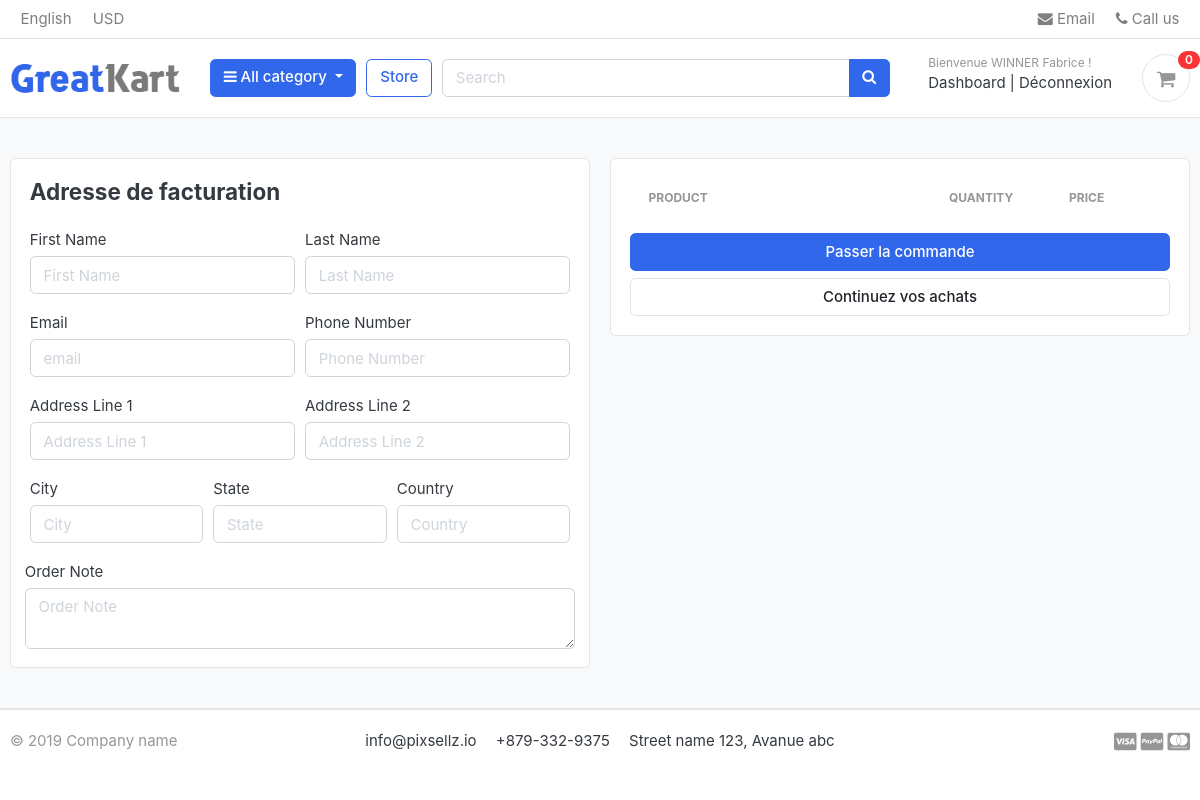
Page /cart/checkout/ (signed in) on the earlier database version.
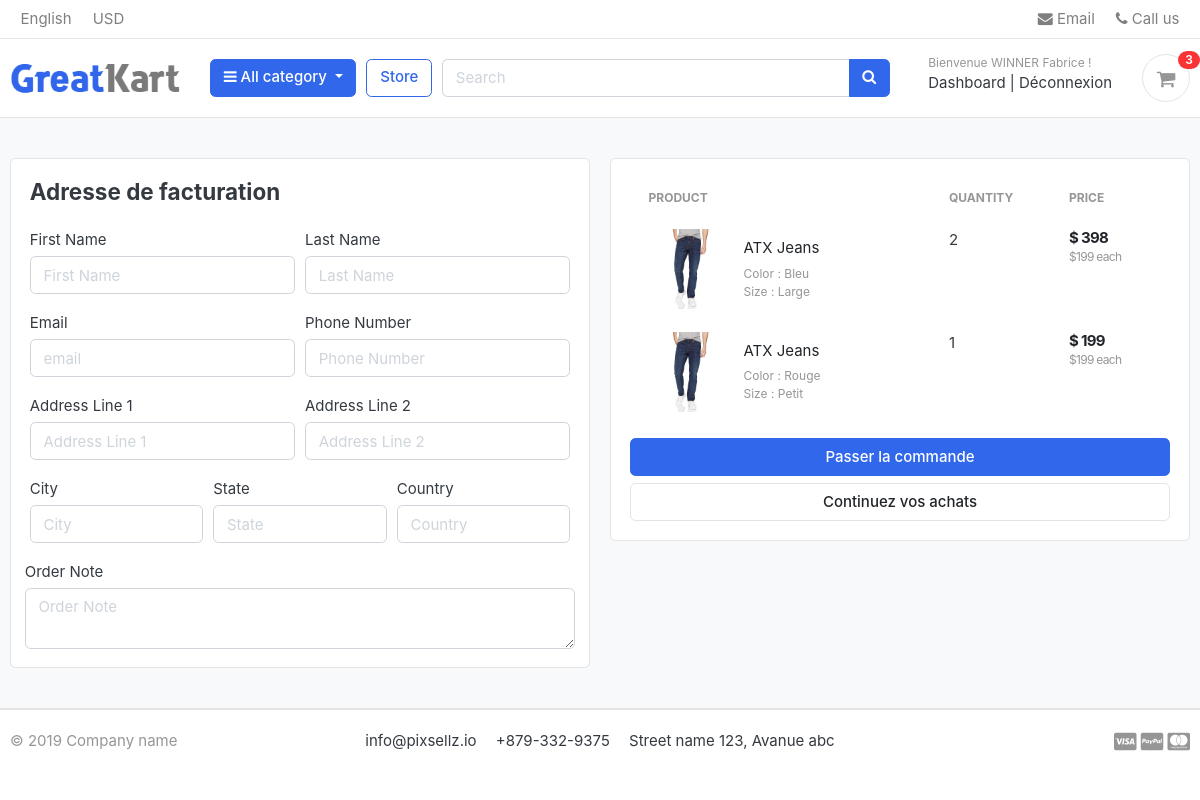
Same page on the later database version.
### carts/models.py (models this page shows, shortened)
class Cartitem(models.Model):
    user = models.ForeignKey(Account, on_delete=models.CASCADE, null=True)
    product   = models.ForeignKey(Product, on_delete=models.CASCADE)
    variations = models.ManyToManyField(Variation, blank=True)
    cart      = models.ForeignKey(Cart, on_delete=models.CASCADE, null=True)
    quantity  = models.IntegerField()
    is_active = models.BooleanField(default=True)
    def sub_total(self):
        return self.product.price * self.quantity

### store/models.py (models this page shows, shortened)
class Product(models.Model):
    product_name    = models.CharField(max_length=200, unique=True)
    slug            = models.SlugField(max_length=200, unique=True)
    description     = models.TextField(max_length=500, blank=True)
    price           = models.IntegerField()
    images          = models.ImageField(upload_to='photo/products')
    stock           = models.IntegerField()
    is_available    = models.BooleanField(default=True)
    category        = models.ForeignKey(Category, on_delete=models.CASCADE)
    created_date    = models.DateTimeField(auto_now_add=True)
    modified_date   = models.DateTimeField(auto_now=True)
    def get_url(self):
        return reverse('product_detail', args=[self.category.slug, self.slug])

class Variation(models.Model):
    product             = models.ForeignKey(Product, on_delete=models.CASCADE)
    variation_category  = models.CharField(max_length=100, choices=variation_category_choise)
    variation_value     = models.CharField(max_length=100)
    is_active           = models.BooleanField(default=True)
    created_date        = models.DateTimeField(auto_now=True)
    objects = VariationManager()

### carts/views.py (the view)
# urls.py: path('checkout/', views.checkout, name='checkout')
@login_required(login_url = 'login')
def checkout(request, total=0, quantity=0, cart_items=None):
    try:
        tax = 0
        grand_total = 0
        if request.user.is_authenticated:
            cart_items = Cartitem.objects.filter(user=request.user, is_active=True)
        else:
            cart = Cart.objects.get(cart_id=_cart_id(request))
            cart_items = Cartitem.objects.filter(cart=cart, is_active=True)
        for cart_item in cart_items:
            total += (cart_item.product.price * cart_item.quantity)
            quantity += cart_item.quantity
        tax = (2 * total)/100
        grand_total = total + tax
    except ObjectDoesNotExist:
        pass
    context = {
        'total': total,
        'quantity': quantity,
        'cart_items': cart_items,
        'tax': tax,
        'grand_total': grand_total,
    }
    return render(request, 'store/checkout.html', context)

### carts/context_processors.py (called while the page is built)
def counter(request):
    cart_count = 0
    if 'admin' in request.path:
        return {}
    else:
        try:
            cart = Cart.objects.filter(cart_id=_cart_id(request))
            if request.user.is_authenticated:
                cart_items = Cartitem.objects.all().filter(user=request.user)
            else:
                cart_items = Cartitem.objects.all().filter(cart=cart[:1])
            for cart_item in cart_items:
                cart_count += cart_item.quantity
        except Cart.DoesNotExist:
            cart_count = 0
    return dict(cart_count=cart_count)

### carts/views.py (called while the page is built)
def _cart_id(request):
    cart = request.session.session_key
    if not cart:
        cart = request.session.create()
    return cart

### category/context_processors.py (called while the page is built)
def menu_links(request):
    links = Category.objects.all()
    return dict(links=links)

### category/models.py (called while the page is built)
    def get_url(self):
        return reverse('products_by_category', args=[self.slug])

### templates/store/checkout.html (shortened to what the changed rows need)
{% extends 'base.html' %}
{% load static %}
{% block content %}
<section class="section-content padding-y bg">
    <div class="container">
        <div class="row">
            <aside class="col-lg-6">
                <div class="card">
                    <div class="card-body">
                        <table class="table table-borderless table-shopping-cart">
                            <thead class="text-muted">
                                <tr class="small text-uppercase">
                                    <th scope="col">Product</th>
                                    <th scope="col" width="120">Quantity</th>
                                    <th scope="col" width="120">Price</th>
                                </tr>
                            </thead>
                            <tbody>
                                {% for cart_item in cart_items %}
                                <tr>
                                    <td>
                                        <figure class="itemside align-items-center">
                                            <div class="aside"><img src="{{ cart_item.product.images.url }}" class="img-sm">
                                            </div>
                                            <figcaption class="info">
                                                <a href="{{ cart_item.product.get_url }}" class="title text-dark">
                                                    {{ cart_item.product.product_name }}</a>
                                                <p class="text-muted small">
                                                    {% if cart_item.variations.all %}
                                                        {% for item in cart_item.variations.all %}
                                                        {{ item.variation_category | capfirst }} : {{ item.variation_value | capfirst }} <br>
                                                        {%endfor%}
                                                    {% endif %}
                                                </p>
                                            </figcaption>
                                        </figure>
                                    </td>
                                    <td>
                                      <label for="">{{ cart_item.quantity }}</label>
                                    </td>
                                    <td>
                                        <div class="price-wrap">
                                            <var class="price">$ {{ cart_item.sub_total }}</var>
                                            <small class="text-muted"> ${{ cart_item.product.price }} each </small>
                                        </div>
                                    </td>
                                </tr>
                                {% endfor %}
                            </tbody>
                        </table>
                    </div>
                </div>
            </aside>
        </div>
    </div>
</section>
{% endblock %}

### templates/includes/navbar.html (shortened to what this page needs)
{% load static %}
<header class="section-header">
    <nav class="navbar p-md-0 navbar-expand-sm navbar-light border-bottom">
        <div class="container">
            <div class="collapse navbar-collapse" id="navbarTop4">
                <ul class="navbar-nav mr-auto">
                    <li class="nav-item dropdown">
                        <a href="#" class="nav-link"> English </a>
                    </li>
                    <li class="nav-item dropdown">
                        <a href="#" class="nav-link"> USD </a>
                    </li>
                </ul>
                <ul class="navbar-nav">
                    <li><a href="#" class="nav-link"> <i class="fa fa-envelope"></i> Email </a></li>
                    <li><a href="#" class="nav-link"> <i class="fa fa-phone"></i> Call us </a></li>
                </ul>
            </div>
        </div>
    </nav>
    <section class="header-main border-bottom">
        <div class="container">
            <div class="row align-items-center">
                <div class="col-lg-2 col-md-3 col-6">
                    <a href="{% url 'home' %}" class="brand-wrap">
                        <img class="logo" src="{% static './images/logo.png' %}">
                    </a>
                </div>
                <div class="col-lg col-sm col-md col-6 flex-grow-0">
                    <div class="category-wrap dropdown d-inline-block float-right">
                        <button type="button" class="btn btn-primary dropdown-toggle" data-toggle="dropdown">
                            <i class="fa fa-bars"></i> All category
                        </button>
                    </div>
                </div>
                <a href="{% url 'store' %}" class="btn btn-outline-primary">Store</a>
                <div class="col-lg  col-md-6 col-sm-12 col">
                    <form action="{% url 'search' %}" class="search" method="GET">
                        <div class="input-group w-100">
                            <input type="text" class="form-control" style="width:60%;" placeholder="Search" name="keyword">
                            <div class="input-group-append">
                                <button class="btn btn-primary" type="submit">
                                    <i class="fa fa-search"></i>
                                </button>
                            </div>
                        </div>
                    </form>
                </div>
                <div class="col-lg-3 col-sm-6 col-8 order-2 order-lg-3">
                    <div class="d-flex justify-content-end mb-3 mb-lg-0">
                        {% if user.id is  None %}
                            <div class="widget-header">
                                <small class="title text-muted">Bienvenue invité !</small>
                                <div>
                                    <a href="{% url 'login' %}">Se connecter</a> <span class="dark-transp"> | </span>
                                    <a href="{% url 'register' %}"> S'inscrire</a>
                                </div>
                            </div>
                        {% else %}
                            <div class="widget-header">
                                <small class="title text-muted">Bienvenue {{ user.first_name }} {{ user.last_name }} !</small>
                                <div>
                                    <a href="{% url 'dashboard' %}">Dashboard</a> <span class="dark-transp"> | </span>
                                    <a href="{% url 'logout' %}"> Déconnexion</a>
                                </div>
                            </div>
                        {% endif %}
                        <a href="{% url 'cart' %}" class="widget-header pl-3 ml-3">
                            <div class="icon icon-sm rounded-circle border"><i class="fa fa-shopping-cart"></i>
                            </div>
                            <span class="badge badge-pill badge-danger notify">{{ cart_count }}</span>
                        </a>
                    </div>
                </div>
            </div>
        </div>
    </section>
</header>

Differences in the rows shown:
added Cartitem: product.images (picture), product.product_name "ATX Jeans", quantity "2", sub_total "398", product.price "199"
now on this page (row unchanged): Variation: variation_category "Color", variation_value "Bleu", shown under "ATX Jeans"
now on this page (row unchanged): Variation: variation_category "Size", variation_value "Large", shown under "ATX Jeans"
added Cartitem: product.images (picture), product.product_name "ATX Jeans", quantity "1", sub_total "199", product.price "199"
now on this page (row unchanged): Variation: variation_category "Color", variation_value "Rouge", shown under "ATX Jeans"
now on this page (row unchanged): Variation: variation_category "Size", variation_value "Petit", shown under "ATX Jeans"
Other differences:
{{ cart_count }}: "0" → "3"
